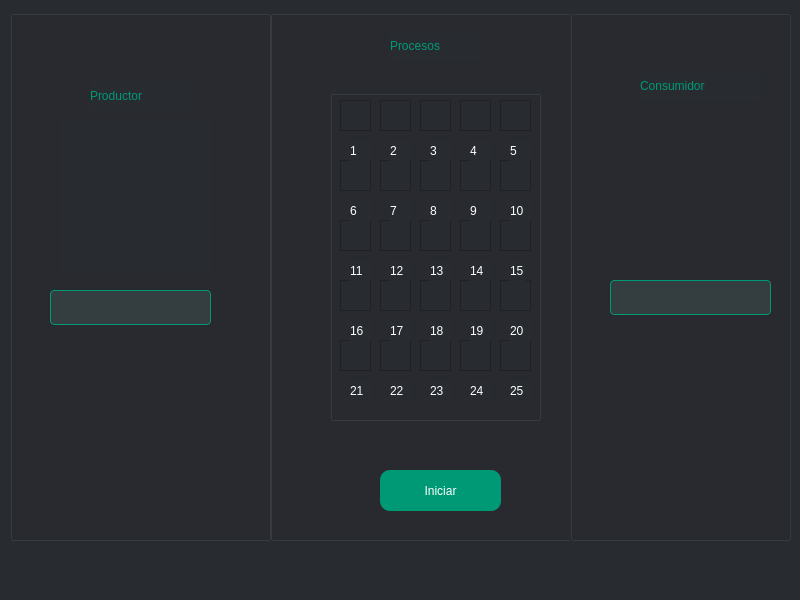
<?xml version="1.0" encoding="UTF-8"?>
<ui version="4.0">
 <class>MainWindow</class>
 <widget class="QMainWindow" name="MainWindow">
  <property name="geometry">
   <rect>
    <x>0</x>
    <y>0</y>
    <width>800</width>
    <height>600</height>
   </rect>
  </property>
  <property name="windowTitle">
   <string>MainWindow</string>
  </property>
  <property name="styleSheet">
   <string notr="true">background-color: rgb(40,43,48);</string>
  </property>
  <widget class="QWidget" name="centralwidget">
   <widget class="QGroupBox" name="groupBoxMid">
    <property name="geometry">
     <rect>
      <x>270</x>
      <y>10</y>
      <width>301</width>
      <height>531</height>
     </rect>
    </property>
    <property name="title">
     <string/>
    </property>
    <widget class="QPushButton" name="pushButton_Start">
     <property name="geometry">
      <rect>
       <x>110</x>
       <y>460</y>
       <width>121</width>
       <height>41</height>
      </rect>
     </property>
     <property name="styleSheet">
      <string notr="true">background-color: rgb(0, 153, 117);
color: #FFFFFF;
font: 75 12pt &quot;Microsoft YaHei&quot;;
border-radius: 10px;</string>
     </property>
     <property name="text">
      <string>Iniciar</string>
     </property>
    </widget>
    <widget class="QLabel" name="label_titulo_Process">
     <property name="geometry">
      <rect>
       <x>120</x>
       <y>20</y>
       <width>91</width>
       <height>31</height>
      </rect>
     </property>
     <property name="styleSheet">
      <string notr="true">color:rgb(0, 153, 117);
font: 87 14pt &quot;Segoe UI Black&quot;;
</string>
     </property>
     <property name="text">
      <string>Procesos</string>
     </property>
    </widget>
    <widget class="QGroupBox" name="groupBox_ProcessContainer">
     <property name="geometry">
      <rect>
       <x>60</x>
       <y>80</y>
       <width>211</width>
       <height>331</height>
      </rect>
     </property>
     <property name="title">
      <string/>
     </property>
     <widget class="QGraphicsView" name="graphicsView_1">
      <property name="geometry">
       <rect>
        <x>10</x>
        <y>10</y>
        <width>31</width>
        <height>31</height>
       </rect>
      </property>
     </widget>
     <widget class="QGraphicsView" name="graphicsView_2">
      <property name="geometry">
       <rect>
        <x>50</x>
        <y>10</y>
        <width>31</width>
        <height>31</height>
       </rect>
      </property>
     </widget>
     <widget class="QGraphicsView" name="graphicsView_3">
      <property name="geometry">
       <rect>
        <x>90</x>
        <y>10</y>
        <width>31</width>
        <height>31</height>
       </rect>
      </property>
     </widget>
     <widget class="QGraphicsView" name="graphicsView_4">
      <property name="geometry">
       <rect>
        <x>130</x>
        <y>10</y>
        <width>31</width>
        <height>31</height>
       </rect>
      </property>
     </widget>
     <widget class="QGraphicsView" name="graphicsView_5">
      <property name="geometry">
       <rect>
        <x>170</x>
        <y>10</y>
        <width>31</width>
        <height>31</height>
       </rect>
      </property>
     </widget>
     <widget class="QGraphicsView" name="graphicsView_6">
      <property name="geometry">
       <rect>
        <x>10</x>
        <y>70</y>
        <width>31</width>
        <height>31</height>
       </rect>
      </property>
     </widget>
     <widget class="QGraphicsView" name="graphicsView_7">
      <property name="geometry">
       <rect>
        <x>10</x>
        <y>130</y>
        <width>31</width>
        <height>31</height>
       </rect>
      </property>
     </widget>
     <widget class="QGraphicsView" name="graphicsView_8">
      <property name="geometry">
       <rect>
        <x>10</x>
        <y>190</y>
        <width>31</width>
        <height>31</height>
       </rect>
      </property>
     </widget>
     <widget class="QGraphicsView" name="graphicsView_9">
      <property name="geometry">
       <rect>
        <x>10</x>
        <y>250</y>
        <width>31</width>
        <height>31</height>
       </rect>
      </property>
     </widget>
     <widget class="QGraphicsView" name="graphicsView_10">
      <property name="geometry">
       <rect>
        <x>50</x>
        <y>70</y>
        <width>31</width>
        <height>31</height>
       </rect>
      </property>
     </widget>
     <widget class="QGraphicsView" name="graphicsView_11">
      <property name="geometry">
       <rect>
        <x>50</x>
        <y>130</y>
        <width>31</width>
        <height>31</height>
       </rect>
      </property>
     </widget>
     <widget class="QGraphicsView" name="graphicsView_12">
      <property name="geometry">
       <rect>
        <x>50</x>
        <y>190</y>
        <width>31</width>
        <height>31</height>
       </rect>
      </property>
     </widget>
     <widget class="QGraphicsView" name="graphicsView_13">
      <property name="geometry">
       <rect>
        <x>90</x>
        <y>70</y>
        <width>31</width>
        <height>31</height>
       </rect>
      </property>
     </widget>
     <widget class="QGraphicsView" name="graphicsView_14">
      <property name="geometry">
       <rect>
        <x>130</x>
        <y>70</y>
        <width>31</width>
        <height>31</height>
       </rect>
      </property>
     </widget>
     <widget class="QGraphicsView" name="graphicsView_15">
      <property name="geometry">
       <rect>
        <x>170</x>
        <y>70</y>
        <width>31</width>
        <height>31</height>
       </rect>
      </property>
     </widget>
     <widget class="QGraphicsView" name="graphicsView_16">
      <property name="geometry">
       <rect>
        <x>90</x>
        <y>130</y>
        <width>31</width>
        <height>31</height>
       </rect>
      </property>
     </widget>
     <widget class="QGraphicsView" name="graphicsView_17">
      <property name="geometry">
       <rect>
        <x>130</x>
        <y>130</y>
        <width>31</width>
        <height>31</height>
       </rect>
      </property>
     </widget>
     <widget class="QGraphicsView" name="graphicsView_18">
      <property name="geometry">
       <rect>
        <x>170</x>
        <y>130</y>
        <width>31</width>
        <height>31</height>
       </rect>
      </property>
     </widget>
     <widget class="QGraphicsView" name="graphicsView_19">
      <property name="geometry">
       <rect>
        <x>90</x>
        <y>190</y>
        <width>31</width>
        <height>31</height>
       </rect>
      </property>
     </widget>
     <widget class="QGraphicsView" name="graphicsView_20">
      <property name="geometry">
       <rect>
        <x>130</x>
        <y>190</y>
        <width>31</width>
        <height>31</height>
       </rect>
      </property>
     </widget>
     <widget class="QGraphicsView" name="graphicsView_21">
      <property name="geometry">
       <rect>
        <x>170</x>
        <y>190</y>
        <width>31</width>
        <height>31</height>
       </rect>
      </property>
     </widget>
     <widget class="QGraphicsView" name="graphicsView_22">
      <property name="geometry">
       <rect>
        <x>50</x>
        <y>250</y>
        <width>31</width>
        <height>31</height>
       </rect>
      </property>
     </widget>
     <widget class="QGraphicsView" name="graphicsView_23">
      <property name="geometry">
       <rect>
        <x>90</x>
        <y>250</y>
        <width>31</width>
        <height>31</height>
       </rect>
      </property>
     </widget>
     <widget class="QGraphicsView" name="graphicsView_24">
      <property name="geometry">
       <rect>
        <x>130</x>
        <y>250</y>
        <width>31</width>
        <height>31</height>
       </rect>
      </property>
     </widget>
     <widget class="QGraphicsView" name="graphicsView_25">
      <property name="geometry">
       <rect>
        <x>170</x>
        <y>250</y>
        <width>31</width>
        <height>31</height>
       </rect>
      </property>
     </widget>
     <widget class="QLabel" name="label">
      <property name="geometry">
       <rect>
        <x>20</x>
        <y>50</y>
        <width>20</width>
        <height>21</height>
       </rect>
      </property>
      <property name="autoFillBackground">
       <bool>false</bool>
      </property>
      <property name="styleSheet">
       <string notr="true">color: rgb(255, 255, 255)</string>
      </property>
      <property name="text">
       <string>1</string>
      </property>
      <property name="scaledContents">
       <bool>true</bool>
      </property>
     </widget>
     <widget class="QLabel" name="label_2">
      <property name="geometry">
       <rect>
        <x>60</x>
        <y>50</y>
        <width>20</width>
        <height>21</height>
       </rect>
      </property>
      <property name="autoFillBackground">
       <bool>false</bool>
      </property>
      <property name="styleSheet">
       <string notr="true">color: rgb(255, 255, 255)</string>
      </property>
      <property name="text">
       <string>2</string>
      </property>
      <property name="scaledContents">
       <bool>true</bool>
      </property>
     </widget>
     <widget class="QLabel" name="label_3">
      <property name="geometry">
       <rect>
        <x>100</x>
        <y>50</y>
        <width>20</width>
        <height>21</height>
       </rect>
      </property>
      <property name="autoFillBackground">
       <bool>false</bool>
      </property>
      <property name="styleSheet">
       <string notr="true">color: rgb(255, 255, 255)</string>
      </property>
      <property name="text">
       <string>3</string>
      </property>
      <property name="scaledContents">
       <bool>true</bool>
      </property>
     </widget>
     <widget class="QLabel" name="label_4">
      <property name="geometry">
       <rect>
        <x>140</x>
        <y>50</y>
        <width>20</width>
        <height>21</height>
       </rect>
      </property>
      <property name="autoFillBackground">
       <bool>false</bool>
      </property>
      <property name="styleSheet">
       <string notr="true">color: rgb(255, 255, 255)</string>
      </property>
      <property name="text">
       <string>4</string>
      </property>
      <property name="scaledContents">
       <bool>true</bool>
      </property>
     </widget>
     <widget class="QLabel" name="label_5">
      <property name="geometry">
       <rect>
        <x>180</x>
        <y>50</y>
        <width>20</width>
        <height>21</height>
       </rect>
      </property>
      <property name="autoFillBackground">
       <bool>false</bool>
      </property>
      <property name="styleSheet">
       <string notr="true">color: rgb(255, 255, 255)</string>
      </property>
      <property name="text">
       <string>5</string>
      </property>
      <property name="scaledContents">
       <bool>true</bool>
      </property>
     </widget>
     <widget class="QLabel" name="label_6">
      <property name="geometry">
       <rect>
        <x>20</x>
        <y>110</y>
        <width>20</width>
        <height>21</height>
       </rect>
      </property>
      <property name="autoFillBackground">
       <bool>false</bool>
      </property>
      <property name="styleSheet">
       <string notr="true">color: rgb(255, 255, 255)</string>
      </property>
      <property name="text">
       <string>6</string>
      </property>
      <property name="scaledContents">
       <bool>true</bool>
      </property>
     </widget>
     <widget class="QLabel" name="label_7">
      <property name="geometry">
       <rect>
        <x>60</x>
        <y>110</y>
        <width>20</width>
        <height>21</height>
       </rect>
      </property>
      <property name="autoFillBackground">
       <bool>false</bool>
      </property>
      <property name="styleSheet">
       <string notr="true">color: rgb(255, 255, 255)</string>
      </property>
      <property name="text">
       <string>7</string>
      </property>
      <property name="scaledContents">
       <bool>true</bool>
      </property>
     </widget>
     <widget class="QLabel" name="label_8">
      <property name="geometry">
       <rect>
        <x>100</x>
        <y>110</y>
        <width>20</width>
        <height>21</height>
       </rect>
      </property>
      <property name="autoFillBackground">
       <bool>false</bool>
      </property>
      <property name="styleSheet">
       <string notr="true">color: rgb(255, 255, 255)</string>
      </property>
      <property name="text">
       <string>8</string>
      </property>
      <property name="scaledContents">
       <bool>true</bool>
      </property>
     </widget>
     <widget class="QLabel" name="label_9">
      <property name="geometry">
       <rect>
        <x>140</x>
        <y>110</y>
        <width>20</width>
        <height>21</height>
       </rect>
      </property>
      <property name="autoFillBackground">
       <bool>false</bool>
      </property>
      <property name="styleSheet">
       <string notr="true">color: rgb(255, 255, 255)</string>
      </property>
      <property name="text">
       <string>9</string>
      </property>
      <property name="scaledContents">
       <bool>true</bool>
      </property>
     </widget>
     <widget class="QLabel" name="label_10">
      <property name="geometry">
       <rect>
        <x>180</x>
        <y>110</y>
        <width>20</width>
        <height>21</height>
       </rect>
      </property>
      <property name="autoFillBackground">
       <bool>false</bool>
      </property>
      <property name="styleSheet">
       <string notr="true">color: rgb(255, 255, 255)</string>
      </property>
      <property name="text">
       <string>10</string>
      </property>
      <property name="scaledContents">
       <bool>true</bool>
      </property>
     </widget>
     <widget class="QLabel" name="label_11">
      <property name="geometry">
       <rect>
        <x>20</x>
        <y>170</y>
        <width>20</width>
        <height>21</height>
       </rect>
      </property>
      <property name="autoFillBackground">
       <bool>false</bool>
      </property>
      <property name="styleSheet">
       <string notr="true">color: rgb(255, 255, 255)</string>
      </property>
      <property name="text">
       <string>11</string>
      </property>
      <property name="scaledContents">
       <bool>true</bool>
      </property>
     </widget>
     <widget class="QLabel" name="label_12">
      <property name="geometry">
       <rect>
        <x>60</x>
        <y>170</y>
        <width>20</width>
        <height>21</height>
       </rect>
      </property>
      <property name="autoFillBackground">
       <bool>false</bool>
      </property>
      <property name="styleSheet">
       <string notr="true">color: rgb(255, 255, 255)</string>
      </property>
      <property name="text">
       <string>12</string>
      </property>
      <property name="scaledContents">
       <bool>true</bool>
      </property>
     </widget>
     <widget class="QLabel" name="label_13">
      <property name="geometry">
       <rect>
        <x>100</x>
        <y>170</y>
        <width>20</width>
        <height>21</height>
       </rect>
      </property>
      <property name="autoFillBackground">
       <bool>false</bool>
      </property>
      <property name="styleSheet">
       <string notr="true">color: rgb(255, 255, 255)</string>
      </property>
      <property name="text">
       <string>13</string>
      </property>
      <property name="scaledContents">
       <bool>true</bool>
      </property>
     </widget>
     <widget class="QLabel" name="label_14">
      <property name="geometry">
       <rect>
        <x>140</x>
        <y>170</y>
        <width>20</width>
        <height>21</height>
       </rect>
      </property>
      <property name="autoFillBackground">
       <bool>false</bool>
      </property>
      <property name="styleSheet">
       <string notr="true">color: rgb(255, 255, 255)</string>
      </property>
      <property name="text">
       <string>14</string>
      </property>
      <property name="scaledContents">
       <bool>true</bool>
      </property>
     </widget>
     <widget class="QLabel" name="label_15">
      <property name="geometry">
       <rect>
        <x>180</x>
        <y>170</y>
        <width>16</width>
        <height>21</height>
       </rect>
      </property>
      <property name="autoFillBackground">
       <bool>false</bool>
      </property>
      <property name="styleSheet">
       <string notr="true">color: rgb(255, 255, 255)</string>
      </property>
      <property name="text">
       <string>15</string>
      </property>
      <property name="scaledContents">
       <bool>true</bool>
      </property>
     </widget>
     <widget class="QLabel" name="label_16">
      <property name="geometry">
       <rect>
        <x>20</x>
        <y>230</y>
        <width>20</width>
        <height>21</height>
       </rect>
      </property>
      <property name="autoFillBackground">
       <bool>false</bool>
      </property>
      <property name="styleSheet">
       <string notr="true">color: rgb(255, 255, 255)</string>
      </property>
      <property name="text">
       <string>16</string>
      </property>
      <property name="scaledContents">
       <bool>true</bool>
      </property>
     </widget>
     <widget class="QLabel" name="label_17">
      <property name="geometry">
       <rect>
        <x>60</x>
        <y>230</y>
        <width>20</width>
        <height>21</height>
       </rect>
      </property>
      <property name="autoFillBackground">
       <bool>false</bool>
      </property>
      <property name="styleSheet">
       <string notr="true">color: rgb(255, 255, 255)</string>
      </property>
      <property name="text">
       <string>17</string>
      </property>
      <property name="scaledContents">
       <bool>true</bool>
      </property>
     </widget>
     <widget class="QLabel" name="label_18">
      <property name="geometry">
       <rect>
        <x>100</x>
        <y>230</y>
        <width>20</width>
        <height>21</height>
       </rect>
      </property>
      <property name="autoFillBackground">
       <bool>false</bool>
      </property>
      <property name="styleSheet">
       <string notr="true">color: rgb(255, 255, 255)</string>
      </property>
      <property name="text">
       <string>18</string>
      </property>
      <property name="scaledContents">
       <bool>true</bool>
      </property>
     </widget>
     <widget class="QLabel" name="label_19">
      <property name="geometry">
       <rect>
        <x>140</x>
        <y>230</y>
        <width>20</width>
        <height>21</height>
       </rect>
      </property>
      <property name="autoFillBackground">
       <bool>false</bool>
      </property>
      <property name="styleSheet">
       <string notr="true">color: rgb(255, 255, 255)</string>
      </property>
      <property name="text">
       <string>19</string>
      </property>
      <property name="scaledContents">
       <bool>true</bool>
      </property>
     </widget>
     <widget class="QLabel" name="label_20">
      <property name="geometry">
       <rect>
        <x>180</x>
        <y>230</y>
        <width>20</width>
        <height>21</height>
       </rect>
      </property>
      <property name="autoFillBackground">
       <bool>false</bool>
      </property>
      <property name="styleSheet">
       <string notr="true">color: rgb(255, 255, 255)</string>
      </property>
      <property name="text">
       <string>20</string>
      </property>
      <property name="scaledContents">
       <bool>true</bool>
      </property>
     </widget>
     <widget class="QLabel" name="label_21">
      <property name="geometry">
       <rect>
        <x>20</x>
        <y>290</y>
        <width>20</width>
        <height>21</height>
       </rect>
      </property>
      <property name="autoFillBackground">
       <bool>false</bool>
      </property>
      <property name="styleSheet">
       <string notr="true">color: rgb(255, 255, 255)</string>
      </property>
      <property name="text">
       <string>21</string>
      </property>
      <property name="scaledContents">
       <bool>true</bool>
      </property>
     </widget>
     <widget class="QLabel" name="label_22">
      <property name="geometry">
       <rect>
        <x>60</x>
        <y>290</y>
        <width>20</width>
        <height>21</height>
       </rect>
      </property>
      <property name="autoFillBackground">
       <bool>false</bool>
      </property>
      <property name="styleSheet">
       <string notr="true">color: rgb(255, 255, 255)</string>
      </property>
      <property name="text">
       <string>22</string>
      </property>
      <property name="scaledContents">
       <bool>true</bool>
      </property>
     </widget>
     <widget class="QLabel" name="label_23">
      <property name="geometry">
       <rect>
        <x>100</x>
        <y>290</y>
        <width>20</width>
        <height>21</height>
       </rect>
      </property>
      <property name="autoFillBackground">
       <bool>false</bool>
      </property>
      <property name="styleSheet">
       <string notr="true">color: rgb(255, 255, 255)</string>
      </property>
      <property name="text">
       <string>23</string>
      </property>
      <property name="scaledContents">
       <bool>true</bool>
      </property>
     </widget>
     <widget class="QLabel" name="label_24">
      <property name="geometry">
       <rect>
        <x>140</x>
        <y>290</y>
        <width>21</width>
        <height>21</height>
       </rect>
      </property>
      <property name="autoFillBackground">
       <bool>false</bool>
      </property>
      <property name="styleSheet">
       <string notr="true">color: rgb(255, 255, 255)</string>
      </property>
      <property name="text">
       <string>24</string>
      </property>
      <property name="scaledContents">
       <bool>true</bool>
      </property>
     </widget>
     <widget class="QLabel" name="label_25">
      <property name="geometry">
       <rect>
        <x>180</x>
        <y>290</y>
        <width>20</width>
        <height>21</height>
       </rect>
      </property>
      <property name="autoFillBackground">
       <bool>false</bool>
      </property>
      <property name="styleSheet">
       <string notr="true">color: rgb(255, 255, 255)</string>
      </property>
      <property name="text">
       <string>25</string>
      </property>
      <property name="scaledContents">
       <bool>true</bool>
      </property>
     </widget>
    </widget>
   </widget>
   <widget class="QGroupBox" name="groupBoxFirst">
    <property name="geometry">
     <rect>
      <x>10</x>
      <y>10</y>
      <width>261</width>
      <height>531</height>
     </rect>
    </property>
    <property name="title">
     <string/>
    </property>
    <widget class="QLabel" name="imageProductorAwake">
     <property name="geometry">
      <rect>
       <x>50</x>
       <y>110</y>
       <width>151</width>
       <height>151</height>
      </rect>
     </property>
     <property name="autoFillBackground">
      <bool>false</bool>
     </property>
     <property name="styleSheet">
      <string notr="true">image: url(:/ConsumerAwake/farmer (1).png);</string>
     </property>
     <property name="text">
      <string/>
     </property>
     <property name="pixmap">
      <pixmap>:/newPrefix/farmer.png</pixmap>
     </property>
     <property name="scaledContents">
      <bool>true</bool>
     </property>
    </widget>
    <widget class="QLineEdit" name="textBox_StatusProductor">
     <property name="geometry">
      <rect>
       <x>40</x>
       <y>280</y>
       <width>161</width>
       <height>35</height>
      </rect>
     </property>
     <property name="minimumSize">
      <size>
       <width>60</width>
       <height>35</height>
      </size>
     </property>
     <property name="maximumSize">
      <size>
       <width>230</width>
       <height>35</height>
      </size>
     </property>
     <property name="styleSheet">
      <string notr="true">background-color: rgb(52, 62, 64);
color: rgb(255, 255, 255);
border: 1px solid rgb(0, 153, 117);
border-radius: 4px;</string>
     </property>
     <property name="text">
      <string/>
     </property>
    </widget>
    <widget class="QLabel" name="label_Productor">
     <property name="geometry">
      <rect>
       <x>80</x>
       <y>70</y>
       <width>101</width>
       <height>31</height>
      </rect>
     </property>
     <property name="styleSheet">
      <string notr="true">color:rgb(0, 153, 117);
font: 87 14pt &quot;Segoe UI Black&quot;;
</string>
     </property>
     <property name="text">
      <string>Productor</string>
     </property>
    </widget>
   </widget>
   <widget class="QGroupBox" name="groupBoxLast">
    <property name="geometry">
     <rect>
      <x>570</x>
      <y>10</y>
      <width>221</width>
      <height>531</height>
     </rect>
    </property>
    <property name="title">
     <string/>
    </property>
    <widget class="QLabel" name="label_tittleConsumer">
     <property name="geometry">
      <rect>
       <x>70</x>
       <y>60</y>
       <width>121</width>
       <height>31</height>
      </rect>
     </property>
     <property name="styleSheet">
      <string notr="true">color:rgb(0, 153, 117);
font: 87 14pt &quot;Segoe UI Black&quot;;
</string>
     </property>
     <property name="text">
      <string>Consumidor</string>
     </property>
    </widget>
    <widget class="QLineEdit" name="textBox_StatusConsumer">
     <property name="geometry">
      <rect>
       <x>40</x>
       <y>270</y>
       <width>161</width>
       <height>35</height>
      </rect>
     </property>
     <property name="minimumSize">
      <size>
       <width>60</width>
       <height>35</height>
      </size>
     </property>
     <property name="maximumSize">
      <size>
       <width>230</width>
       <height>35</height>
      </size>
     </property>
     <property name="styleSheet">
      <string notr="true">background-color: rgb(52, 62, 64);
color: rgb(255, 255, 255);
border: 1px solid rgb(0, 153, 117);
border-radius: 4px;</string>
     </property>
     <property name="text">
      <string/>
     </property>
    </widget>
   </widget>
  </widget>
  <widget class="QMenuBar" name="menubar">
   <property name="geometry">
    <rect>
     <x>0</x>
     <y>0</y>
     <width>800</width>
     <height>22</height>
    </rect>
   </property>
  </widget>
  <widget class="QStatusBar" name="statusbar"/>
 </widget>
 <resources>
  <include location="consumer.qrc"/>
 </resources>
 <connections/>
</ui>
